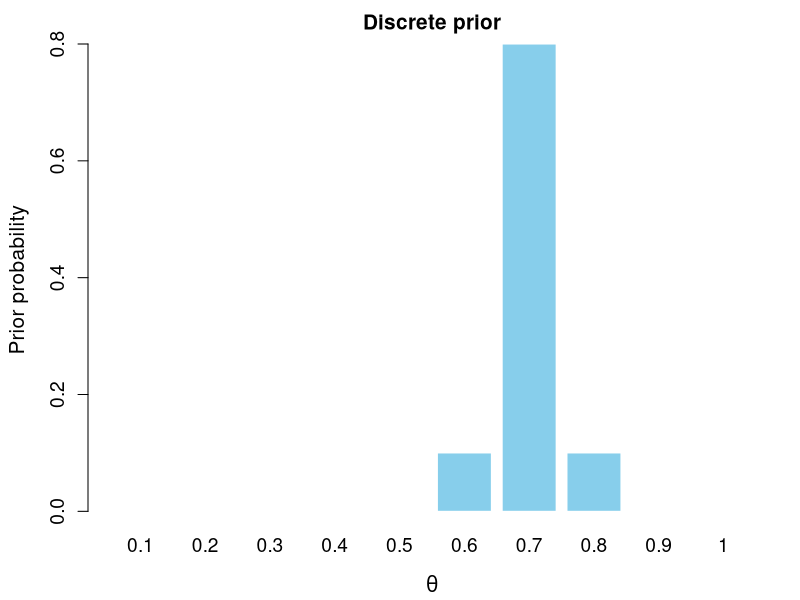
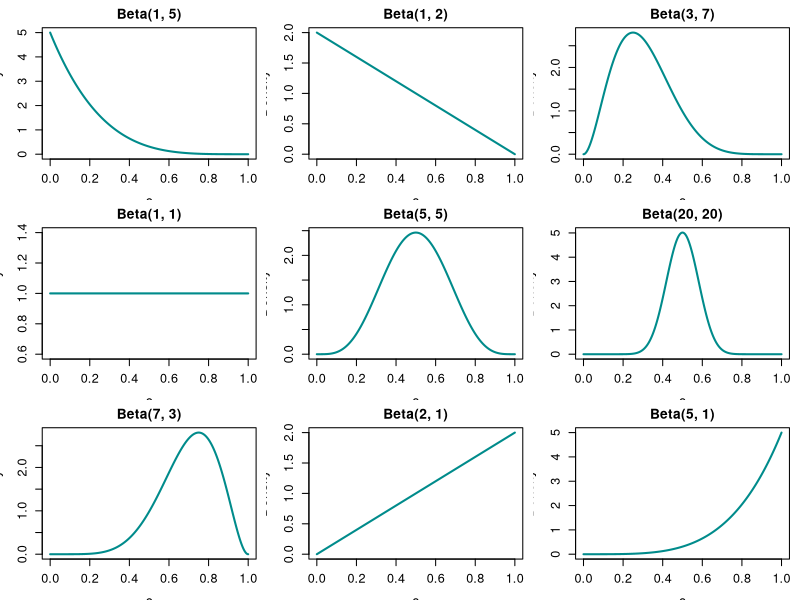
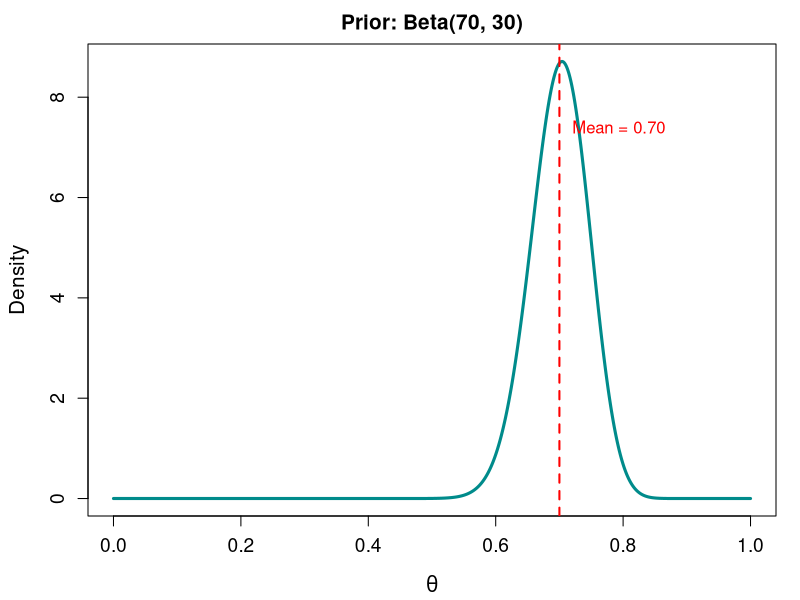
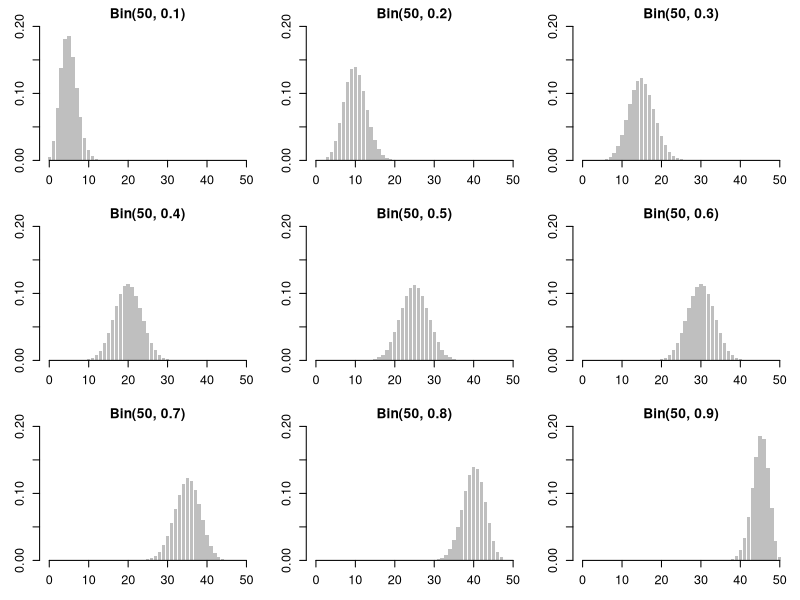
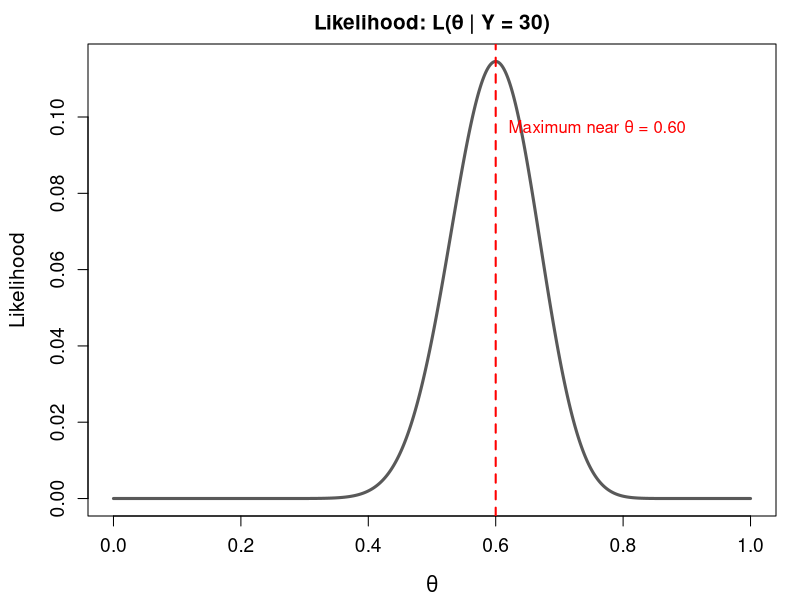
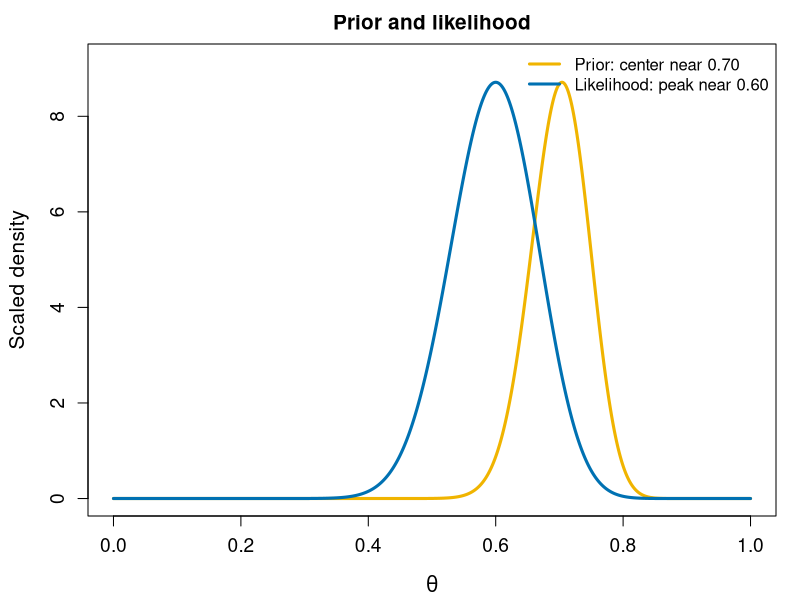
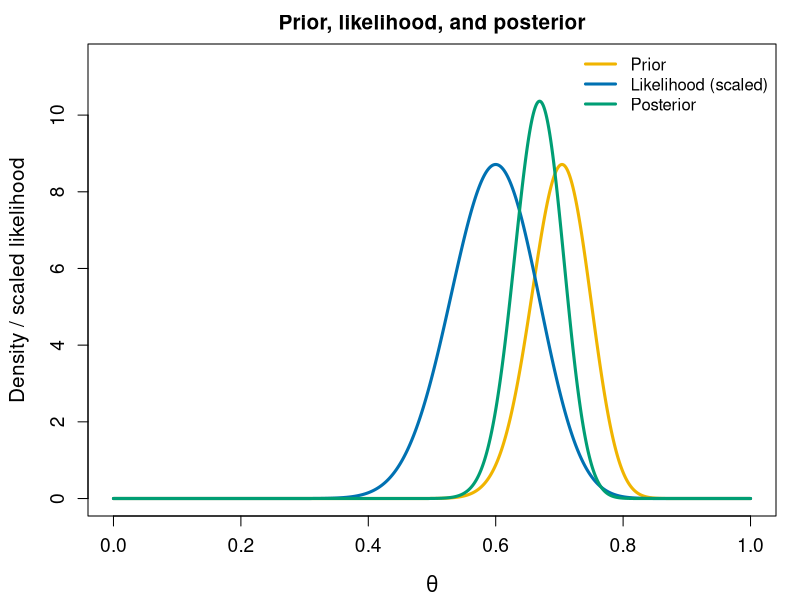
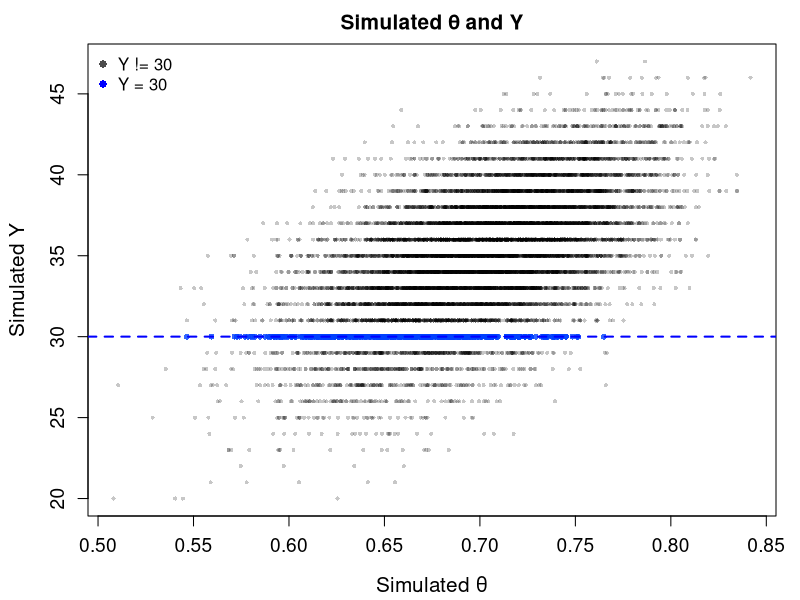

R code for these plots, in order:
## ---- chunk 1
#| include: false
knitr::opts_chunk$set(fig.path = "assets/figs/lec3/")
set.seed(84735)
theme_set <- function() {
  par(
    mar = c(4.2, 4.4, 2.2, 1.2),
    cex.axis = 1.15,
    cex.lab = 1.25,
    cex.main = 1.25
  )
}
fixme <- function(text) {
  paste0("<span style='color:#c1121f; font-weight:700;'>", text, "</span>")
}
## ---- chunk 2
#| fig-width: 7.2
#| fig-height: 4.2
theme_set()
theta_disc <- seq(0.1, 1.0, by = 0.1)
prior_prob <- c(0, 0, 0, 0, 0, 0.1, 0.8, 0.1, 0, 0)
barplot(
  prior_prob,
  names.arg = theta_disc,
  col = "skyblue",
  border = "white",
  xlab = expression(theta),
  ylab = "Prior probability",
  main = "Discrete prior"
)
## ---- chunk 3
#| fig-width: 11
#| fig-height: 6.4
theme_set()
local({
  x <- seq(0, 1, length.out = 1000)
  params <- list(c(1, 5), c(1, 2), c(3, 7),
                 c(1, 1), c(5, 5), c(20, 20),
                 c(7, 3), c(2, 1), c(5, 1))
  op <- par(mfrow = c(3, 3), mar = c(3.1, 3.2, 2.1, 0.8))
  on.exit(par(op))
  for (p in params) {
    y <- dbeta(x, p[1], p[2])
    plot(
      x, y, type = "l", lwd = 2, col = "cyan4",
      xlab = expression(theta), ylab = "Density",
      main = paste0("Beta(", p[1], ", ", p[2], ")")
    )
  }
})
## ---- chunk 4
#| fig-width: 8.8
#| fig-height: 5
theme_set()
x <- seq(0, 1, length.out = 1000)
plot(
  x, dbeta(x, 70, 30),
  type = "l", lwd = 3, col = "cyan4",
  xlab = expression(theta), ylab = "Density",
  main = "Prior: Beta(70, 30)"
)
abline(v = 0.70, lty = 2, col = "red", lwd = 2)
text(0.72, max(dbeta(x, 70, 30)) * 0.85, "Mean = 0.70", col = "red", adj = 0)
## ---- chunk 5
#| fig-width: 11
#| fig-height: 6.2
theme_set()
local({
  y <- 0:50
  p_values <- seq(0.1, 0.9, by = 0.1)
  ticks <- c(0, 10, 20, 30, 40, 50)   # X 轴显示的刻度
  op <- par(mfrow = c(3, 3), mar = c(3.0, 3.0, 2.0, 0.8))
  on.exit(par(op))
  for (p in p_values) {
    prob <- dbinom(y, size = 50, prob = p)
    bp <- barplot(
      prob,
      names.arg = rep("", length(y)),  # 栏内不写字，交给下面的 axis()
      xaxt = "n",                      # 关掉默认坐标轴
      col = "grey75", border = NA,
      ylim = c(0, 0.20),
      xlab = "", ylab = "",
      main = paste0("Bin(50, ", p, ")")
    )
    axis(1, at = as.numeric(bp)[y %in% ticks], labels = ticks)
  }
})
## ---- chunk 6
#| fig-width: 9
#| fig-height: 5
theme_set()
theta <- seq(0, 1, length.out = 1000)
lik <- dbinom(30, size = 50, prob = theta)
plot(
  theta, lik,
  type = "l", lwd = 3, col = "grey35",
  xlab = expression(theta), ylab = "Likelihood",
  main = "Likelihood: L(θ | Y = 30)"
)
abline(v = 0.60, lty = 2, col = "red", lwd = 2)
text(0.62, max(lik) * 0.85, "Maximum near θ = 0.60", col = "red", adj = 0)
## ---- chunk 7
#| fig-width: 9.4
#| fig-height: 5.2
theme_set()
theta <- seq(0, 1, length.out = 1000)
prior <- dbeta(theta, 70, 30)
lik <- dbinom(30, 50, theta)
lik_scaled <- lik / max(lik) * max(prior)
plot(
  theta, prior,
  type = "l", lwd = 3, col = "#f0b400",
  xlab = expression(theta), ylab = "Scaled density",
  main = "Prior and likelihood",
  ylim = c(0, max(prior) * 1.05)
)
lines(theta, lik_scaled, lwd = 3, col = "#0071b2")
legend(
  "topright",
  legend = c("Prior: center near 0.70", "Likelihood: peak near 0.60"),
  col = c("#f0b400", "#0071b2"),
  lwd = 3,
  bty = "n"
)
## ---- chunk 8
#| fig-width: 10.5
#| fig-height: 5.4
theme_set()
theta <- seq(0, 1, length.out = 2000)
prior <- dbeta(theta, 70, 30)
lik <- dbinom(30, 50, theta)
lik_scaled <- lik / max(lik) * max(prior)
posterior <- dbeta(theta, 100, 50)
plot(
  theta, prior,
  type = "l", lwd = 3, col = "#f0b400",
  xlab = expression(theta), ylab = "Density / scaled likelihood",
  main = "Prior, likelihood, and posterior",
  ylim = c(0, max(posterior) * 1.1)
)
lines(theta, lik_scaled, lwd = 3, col = "#0071b2")
lines(theta, posterior, lwd = 3, col = "#009e74")
legend(
  "topright",
  legend = c("Prior", "Likelihood (scaled)", "Posterior"),
  col = c("#f0b400", "#0071b2", "#009e74"),
  lwd = 3,
  bty = "n"
)
## ---- chunk 9
n_sim <- 10000
sim <- data.frame(
  theta = rbeta(n_sim, shape1 = 70, shape2 = 30)
)
sim$Y <- rbinom(n_sim, size = 50, prob = sim$theta)
head(sim)
## ---- chunk 10
#| fig-width: 9
#| fig-height: 5
theme_set()
matched <- sim$Y == 30
plot(
  sim$theta[!matched], sim$Y[!matched],
  pch = 16, col = rgb(0, 0, 0, 0.22), cex = 0.55,
  xlab = "Simulated θ", ylab = "Simulated Y",
  main = "Simulated θ and Y"
)
points(
  sim$theta[matched], sim$Y[matched],
  pch = 16, col = rgb(0, 0.25, 1, 0.8), cex = 0.8
)
abline(h = 30, col = "blue", lwd = 2, lty = 2)
legend(
  "topleft",
  legend = c("Y != 30", "Y = 30"),
  col = c("grey30", "blue"),
  pch = 16,
  bty = "n"
)
## ---- chunk 11
#| fig-width: 9
#| fig-height: 5
theme_set()
posterior_sim <- sim$theta[sim$Y == 30]
hist(
  posterior_sim,
  breaks = 18,
  probability = TRUE,
  col = "lightblue",
  border = "white",
  xlab = expression(theta),
  main = "Simulated posterior: keep θ where Y = 30"
)
lines(density(posterior_sim), col = "blue", lwd = 3)
curve(dbeta(x, 100, 50), from = 0, to = 1, add = TRUE, col = "#009e74", lwd = 3)
legend(
  "topright",
  legend = c("Simulation", "Beta(100,50)"),
  col = c("blue", "#009e74"),
  lwd = 3,
  bty = "n"
)
